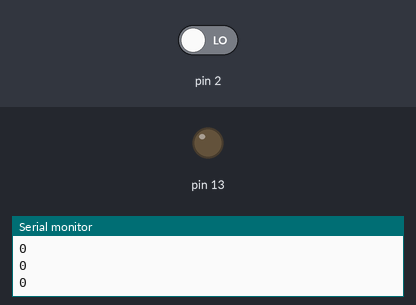
This sketch was run on a simulated Arduino Uno, built with avr-gcc and run on an emulated ATmega328P. On the bench: output pins drawn as LEDs (lit = HIGH), the last lines printed to the serial monitor. The test bench sets the inputs (shaded band); at power-on: pin 2 LOW.

Above: at 2.8 s.
2.9 s: pin 2 driven HIGH
At 3.6 s:
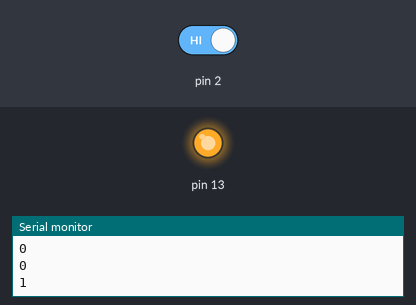
4.5 s: pin 2 driven LOW
At 6.4 s:
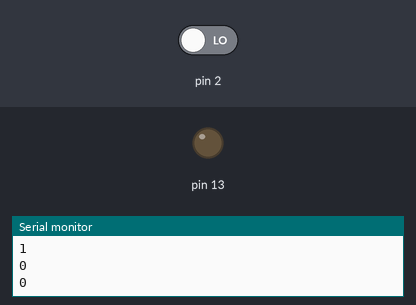
Timing chart, 0 to 7.9 s (numbered marks = the images above; inputs shaded):
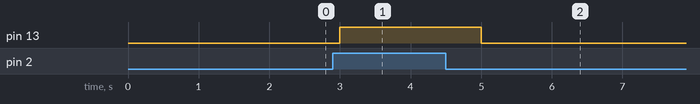

Measured:
- after the input at 2.9 s, pin 13: LOW → HIGH after 0.10 s
- after the input at 4.5 s, pin 13: HIGH → LOW after 0.50 s

The sketch:

Button_ON_OF.ino
```cpp
void setup()
{  Serial.begin(9600);
  pinMode(2, INPUT);
 pinMode(13,OUTPUT);
}

void loop()
{
  int prsd=digitalRead(2);
  digitalWrite(13,prsd);
  Serial.println(prsd);
  delay(1000);
}
```
